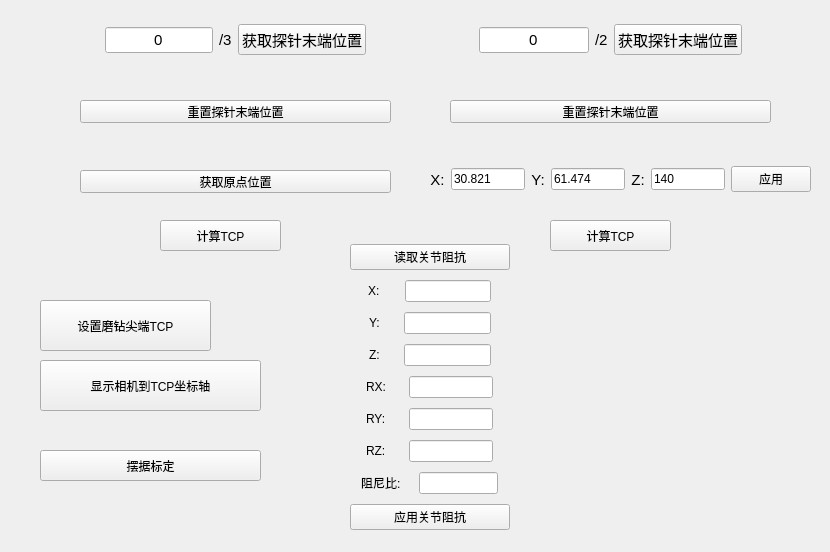
     <widget class="QWidget" name="tab_2">
      <attribute name="title">
       <string>TCP配准</string>
      </attribute>
      <widget class="QPushButton" name="ResetFourProbeEndPosBtn">
       <property name="geometry">
        <rect>
         <x>80</x>
         <y>100</y>
         <width>311</width>
         <height>23</height>
        </rect>
       </property>
       <property name="text">
        <string>重置探针末端位置</string>
       </property>
      </widget>
      <widget class="QWidget" name="horizontalLayoutWidget_4">
       <property name="geometry">
        <rect>
         <x>420</x>
         <y>130</y>
         <width>401</width>
         <height>99</height>
        </rect>
       </property>
       <layout class="QHBoxLayout" name="horizontalLayout_141">
        <property name="leftMargin">
         <number>10</number>
        </property>
        <property name="topMargin">
         <number>10</number>
        </property>
        <property name="rightMargin">
         <number>10</number>
        </property>
        <property name="bottomMargin">
         <number>10</number>
        </property>
        <item>
         <widget class="QLabel" name="GuiderRegistrationPointX">
          <property name="font">
           <font>
            <pointsize>11</pointsize>
           </font>
          </property>
          <property name="text">
           <string>X:</string>
          </property>
          <property name="alignment">
           <set>Qt::AlignCenter</set>
          </property>
         </widget>
        </item>
        <item>
         <widget class="QLineEdit" name="GuiderLineEditX">
          <property name="text">
           <string>30.821</string>
          </property>
         </widget>
        </item>
        <item>
         <widget class="QLabel" name="GuiderRegistrationPointY">
          <property name="font">
           <font>
            <pointsize>11</pointsize>
           </font>
          </property>
          <property name="text">
           <string>Y:</string>
          </property>
          <property name="alignment">
           <set>Qt::AlignCenter</set>
          </property>
         </widget>
        </item>
        <item>
         <widget class="QLineEdit" name="GuiderLineEditY">
          <property name="text">
           <string>61.474</string>
          </property>
         </widget>
        </item>
        <item>
         <widget class="QLabel" name="GuiderRegistrationPointZ">
          <property name="font">
           <font>
            <pointsize>11</pointsize>
           </font>
          </property>
          <property name="text">
           <string>Z:</string>
          </property>
          <property name="alignment">
           <set>Qt::AlignCenter</set>
          </property>
         </widget>
        </item>
        <item>
         <widget class="QLineEdit" name="GuiderLineEditZ">
          <property name="text">
           <string>140</string>
          </property>
         </widget>
        </item>
        <item>
         <widget class="QPushButton" name="SetGuiderOriginPosBtn">
          <property name="text">
           <string>应用</string>
          </property>
         </widget>
        </item>
       </layout>
      </widget>
      <widget class="QPushButton" name="CalculateThreePointsTCPBtn">
       <property name="geometry">
        <rect>
         <x>550</x>
         <y>220</y>
         <width>121</width>
         <height>31</height>
        </rect>
       </property>
       <property name="text">
        <string>计算TCP</string>
       </property>
      </widget>
      <widget class="QPushButton" name="ResetThreeProbeEndPosBtn">
       <property name="geometry">
        <rect>
         <x>450</x>
         <y>100</y>
         <width>321</width>
         <height>23</height>
        </rect>
       </property>
       <property name="text">
        <string>重置探针末端位置</string>
       </property>
      </widget>
      <widget class="QPushButton" name="CalculateFourPointsTCPBtn">
       <property name="geometry">
        <rect>
         <x>160</x>
         <y>220</y>
         <width>121</width>
         <height>31</height>
        </rect>
       </property>
       <property name="text">
        <string>计算TCP</string>
       </property>
      </widget>
      <widget class="QPushButton" name="GetGuiderOriginPosBtn">
       <property name="geometry">
        <rect>
         <x>80</x>
         <y>170</y>
         <width>311</width>
         <height>23</height>
        </rect>
       </property>
       <property name="text">
        <string>获取原点位置</string>
       </property>
      </widget>
      <widget class="QWidget" name="horizontalLayoutWidget_5">
       <property name="geometry">
        <rect>
         <x>80</x>
         <y>0</y>
         <width>311</width>
         <height>80</height>
        </rect>
       </property>
       <layout class="QHBoxLayout" name="horizontalLayout_140">
        <item>
         <spacer name="horizontalSpacer_10">
          <property name="orientation">
           <enum>Qt::Horizontal</enum>
          </property>
          <property name="sizeHint" stdset="0">
           <size>
            <width>60</width>
            <height>20</height>
           </size>
          </property>
         </spacer>
        </item>
        <item>
         <widget class="QLineEdit" name="FourProbeEndCountLineEdit">
          <property name="font">
           <font>
            <pointsize>11</pointsize>
           </font>
          </property>
          <property name="layoutDirection">
           <enum>Qt::LeftToRight</enum>
          </property>
          <property name="text">
           <string>0</string>
          </property>
          <property name="alignment">
           <set>Qt::AlignCenter</set>
          </property>
         </widget>
        </item>
        <item>
         <widget class="QLabel" name="FourPointsMaxSizeLabel">
          <property name="font">
           <font>
            <pointsize>11</pointsize>
           </font>
          </property>
          <property name="text">
           <string>/3</string>
          </property>
          <property name="margin">
           <number>3</number>
          </property>
         </widget>
        </item>
        <item>
         <widget class="QPushButton" name="GetFourProbeEndPosBtn">
          <property name="font">
           <font>
            <pointsize>11</pointsize>
           </font>
          </property>
          <property name="text">
           <string>获取探针末端位置</string>
          </property>
         </widget>
        </item>
        <item>
         <spacer name="horizontalSpacer_11">
          <property name="orientation">
           <enum>Qt::Horizontal</enum>
          </property>
          <property name="sizeHint" stdset="0">
           <size>
            <width>60</width>
            <height>20</height>
           </size>
          </property>
         </spacer>
        </item>
       </layout>
      </widget>
      <widget class="QWidget" name="horizontalLayoutWidget_6">
       <property name="geometry">
        <rect>
         <x>450</x>
         <y>0</y>
         <width>321</width>
         <height>80</height>
        </rect>
       </property>
       <layout class="QHBoxLayout" name="horizontalLayout_142">
        <item>
         <spacer name="horizontalSpacer_12">
          <property name="orientation">
           <enum>Qt::Horizontal</enum>
          </property>
          <property name="sizeHint" stdset="0">
           <size>
            <width>60</width>
            <height>20</height>
           </size>
          </property>
         </spacer>
        </item>
        <item>
         <widget class="QLineEdit" name="ThreeProbeEndCountLineEdit">
          <property name="font">
           <font>
            <pointsize>11</pointsize>
           </font>
          </property>
          <property name="layoutDirection">
           <enum>Qt::LeftToRight</enum>
          </property>
          <property name="text">
           <string>0</string>
          </property>
          <property name="alignment">
           <set>Qt::AlignCenter</set>
          </property>
         </widget>
        </item>
        <item>
         <widget class="QLabel" name="ThreeProbeEndCountLabel">
          <property name="font">
           <font>
            <pointsize>11</pointsize>
           </font>
          </property>
          <property name="text">
           <string>/2</string>
          </property>
         </widget>
        </item>
        <item>
         <widget class="QPushButton" name="GetThreeProbeEndPosBtn">
          <property name="font">
           <font>
            <pointsize>11</pointsize>
           </font>
          </property>
          <property name="text">
           <string>获取探针末端位置</string>
          </property>
         </widget>
        </item>
        <item>
         <spacer name="horizontalSpacer_13">
          <property name="orientation">
           <enum>Qt::Horizontal</enum>
          </property>
          <property name="sizeHint" stdset="0">
           <size>
            <width>60</width>
            <height>20</height>
           </size>
          </property>
         </spacer>
        </item>
       </layout>
      </widget>
      <widget class="QPushButton" name="SetDrillEndTCPBtn">
       <property name="geometry">
        <rect>
         <x>40</x>
         <y>300</y>
         <width>171</width>
         <height>51</height>
        </rect>
       </property>
       <property name="text">
        <string>设置磨钻尖端TCP</string>
       </property>
      </widget>
      <widget class="QPushButton" name="DisplayCameraToTCPAxesBtn">
       <property name="geometry">
        <rect>
         <x>40</x>
         <y>360</y>
         <width>221</width>
         <height>51</height>
        </rect>
       </property>
       <property name="text">
        <string>显示相机到TCP坐标轴</string>
       </property>
      </widget>
      <widget class="QPushButton" name="SetTCPByProbeTipBtn">
       <property name="geometry">
        <rect>
         <x>40</x>
         <y>450</y>
         <width>221</width>
         <height>31</height>
        </rect>
       </property>
       <property name="text">
        <string>摆据标定</string>
       </property>
      </widget>
      <widget class="QWidget" name="verticalLayoutWidget_13">
       <property name="geometry">
        <rect>
         <x>350</x>
         <y>240</y>
         <width>160</width>
         <height>303</height>
        </rect>
       </property>
       <layout class="QVBoxLayout" name="verticalLayout_23">
        <item>
         <widget class="QPushButton" name="ReadRobotImpedaBtn">
          <property name="text">
           <string>读取关节阻抗</string>
          </property>
         </widget>
        </item>
        <item>
         <layout class="QHBoxLayout" name="horizontalLayout_64">
          <item>
           <spacer name="horizontalSpacer_27">
            <property name="orientation">
             <enum>Qt::Horizontal</enum>
            </property>
            <property name="sizeHint" stdset="0">
             <size>
              <width>40</width>
              <height>20</height>
             </size>
            </property>
           </spacer>
          </item>
          <item>
           <widget class="QLabel" name="label_51">
            <property name="text">
             <string>X:</string>
            </property>
           </widget>
          </item>
          <item>
           <spacer name="horizontalSpacer_33">
            <property name="orientation">
             <enum>Qt::Horizontal</enum>
            </property>
            <property name="sizeHint" stdset="0">
             <size>
              <width>40</width>
              <height>20</height>
             </size>
            </property>
           </spacer>
          </item>
          <item>
           <widget class="QLineEdit" name="arrStiffXLineEdit"/>
          </item>
          <item>
           <spacer name="horizontalSpacer_39">
            <property name="orientation">
             <enum>Qt::Horizontal</enum>
            </property>
            <property name="sizeHint" stdset="0">
             <size>
              <width>40</width>
              <height>20</height>
             </size>
            </property>
           </spacer>
          </item>
         </layout>
        </item>
        <item>
         <layout class="QHBoxLayout" name="horizontalLayout_65">
          <item>
           <spacer name="horizontalSpacer_29">
            <property name="orientation">
             <enum>Qt::Horizontal</enum>
            </property>
            <property name="sizeHint" stdset="0">
             <size>
              <width>40</width>
              <height>20</height>
             </size>
            </property>
           </spacer>
          </item>
          <item>
           <widget class="QLabel" name="label_52">
            <property name="text">
             <string>Y:</string>
            </property>
           </widget>
          </item>
          <item>
           <spacer name="horizontalSpacer_34">
            <property name="orientation">
             <enum>Qt::Horizontal</enum>
            </property>
            <property name="sizeHint" stdset="0">
             <size>
              <width>40</width>
              <height>20</height>
             </size>
            </property>
           </spacer>
          </item>
          <item>
           <widget class="QLineEdit" name="arrStiffYLineEdit"/>
          </item>
          <item>
           <spacer name="horizontalSpacer_40">
            <property name="orientation">
             <enum>Qt::Horizontal</enum>
            </property>
            <property name="sizeHint" stdset="0">
             <size>
              <width>40</width>
              <height>20</height>
             </size>
            </property>
           </spacer>
          </item>
         </layout>
        </item>
        <item>
         <layout class="QHBoxLayout" name="horizontalLayout_66">
          <item>
           <spacer name="horizontalSpacer_30">
            <property name="orientation">
             <enum>Qt::Horizontal</enum>
            </property>
            <property name="sizeHint" stdset="0">
             <size>
              <width>40</width>
              <height>20</height>
             </size>
            </property>
           </spacer>
          </item>
          <item>
           <widget class="QLabel" name="label_53">
            <property name="text">
             <string>Z:</string>
            </property>
           </widget>
          </item>
          <item>
           <spacer name="horizontalSpacer_35">
            <property name="orientation">
             <enum>Qt::Horizontal</enum>
            </property>
            <property name="sizeHint" stdset="0">
             <size>
              <width>40</width>
              <height>20</height>
             </size>
            </property>
           </spacer>
          </item>
          <item>
           <widget class="QLineEdit" name="arrStiffZLineEdit"/>
          </item>
          <item>
           <spacer name="horizontalSpacer_41">
            <property name="orientation">
             <enum>Qt::Horizontal</enum>
            </property>
            <property name="sizeHint" stdset="0">
             <size>
              <width>40</width>
              <height>20</height>
             </size>
            </property>
           </spacer>
          </item>
         </layout>
        </item>
        <item>
         <layout class="QHBoxLayout" name="horizontalLayout_67">
          <item>
           <spacer name="horizontalSpacer_28">
            <property name="orientation">
             <enum>Qt::Horizontal</enum>
            </property>
            <property name="sizeHint" stdset="0">
             <size>
              <width>40</width>
              <height>20</height>
             </size>
            </property>
           </spacer>
          </item>
          <item>
           <widget class="QLabel" name="label_54">
            <property name="text">
             <string>RX:</string>
            </property>
           </widget>
          </item>
          <item>
           <spacer name="horizontalSpacer_36">
            <property name="orientation">
             <enum>Qt::Horizontal</enum>
            </property>
            <property name="sizeHint" stdset="0">
             <size>
              <width>40</width>
              <height>20</height>
             </size>
            </property>
           </spacer>
          </item>
          <item>
           <widget class="QLineEdit" name="arrStiffRXLineEdit"/>
          </item>
          <item>
           <spacer name="horizontalSpacer_42">
            <property name="orientation">
             <enum>Qt::Horizontal</enum>
            </property>
            <property name="sizeHint" stdset="0">
             <size>
              <width>40</width>
              <height>20</height>
             </size>
            </property>
           </spacer>
          </item>
         </layout>
        </item>
        <item>
         <layout class="QHBoxLayout" name="horizontalLayout_68">
          <item>
           <spacer name="horizontalSpacer_31">
            <property name="orientation">
             <enum>Qt::Horizontal</enum>
            </property>
            <property name="sizeHint" stdset="0">
             <size>
              <width>40</width>
              <height>20</height>
             </size>
            </property>
           </spacer>
          </item>
          <item>
           <widget class="QLabel" name="label_55">
            <property name="text">
             <string>RY:</string>
            </property>
           </widget>
          </item>
          <item>
           <spacer name="horizontalSpacer_37">
            <property name="orientation">
             <enum>Qt::Horizontal</enum>
            </property>
            <property name="sizeHint" stdset="0">
             <size>
              <width>40</width>
              <height>20</height>
             </size>
            </property>
           </spacer>
          </item>
          <item>
           <widget class="QLineEdit" name="arrStiffRYLineEdit"/>
          </item>
          <item>
           <spacer name="horizontalSpacer_43">
            <property name="orientation">
             <enum>Qt::Horizontal</enum>
            </property>
            <property name="sizeHint" stdset="0">
             <size>
              <width>40</width>
              <height>20</height>
             </size>
            </property>
           </spacer>
          </item>
         </layout>
        </item>
        <item>
         <layout class="QHBoxLayout" name="horizontalLayout_69">
          <item>
           <spacer name="horizontalSpacer_32">
            <property name="orientation">
             <enum>Qt::Horizontal</enum>
            </property>
            <property name="sizeHint" stdset="0">
             <size>
              <width>40</width>
              <height>20</height>
             </size>
            </property>
           </spacer>
          </item>
          <item>
           <widget class="QLabel" name="label_56">
            <property name="text">
             <string>RZ:</string>
            </property>
           </widget>
          </item>
          <item>
           <spacer name="horizontalSpacer_38">
            <property name="orientation">
             <enum>Qt::Horizontal</enum>
            </property>
            <property name="sizeHint" stdset="0">
             <size>
              <width>40</width>
              <height>20</height>
             </size>
            </property>
           </spacer>
          </item>
          <item>
           <widget class="QLineEdit" name="arrStiffRZLineEdit"/>
          </item>
          <item>
           <spacer name="horizontalSpacer_44">
            <property name="orientation">
             <enum>Qt::Horizontal</enum>
            </property>
            <property name="sizeHint" stdset="0">
             <size>
              <width>40</width>
              <height>20</height>
             </size>
            </property>
           </spacer>
          </item>
         </layout>
        </item>
        <item>
         <layout class="QHBoxLayout" name="horizontalLayout_70">
          <item>
           <spacer name="horizontalSpacer_45">
            <property name="orientation">
             <enum>Qt::Horizontal</enum>
            </property>
            <property name="sizeHint" stdset="0">
             <size>
              <width>40</width>
              <height>20</height>
             </size>
            </property>
           </spacer>
          </item>
          <item>
           <widget class="QLabel" name="label_57">
            <property name="text">
             <string>阻尼比:</string>
            </property>
           </widget>
          </item>
          <item>
           <spacer name="horizontalSpacer_46">
            <property name="orientation">
             <enum>Qt::Horizontal</enum>
            </property>
            <property name="sizeHint" stdset="0">
             <size>
              <width>40</width>
              <height>20</height>
             </size>
            </property>
           </spacer>
          </item>
          <item>
           <widget class="QLineEdit" name="DampingRatioLineEdit"/>
          </item>
          <item>
           <spacer name="horizontalSpacer_47">
            <property name="orientation">
             <enum>Qt::Horizontal</enum>
            </property>
            <property name="sizeHint" stdset="0">
             <size>
              <width>40</width>
              <height>20</height>
             </size>
            </property>
           </spacer>
          </item>
         </layout>
        </item>
        <item>
         <widget class="QPushButton" name="SetRobotImpedaBtn">
          <property name="text">
           <string>应用关节阻抗</string>
          </property>
         </widget>
        </item>
       </layout>
      </widget>
     </widget>
